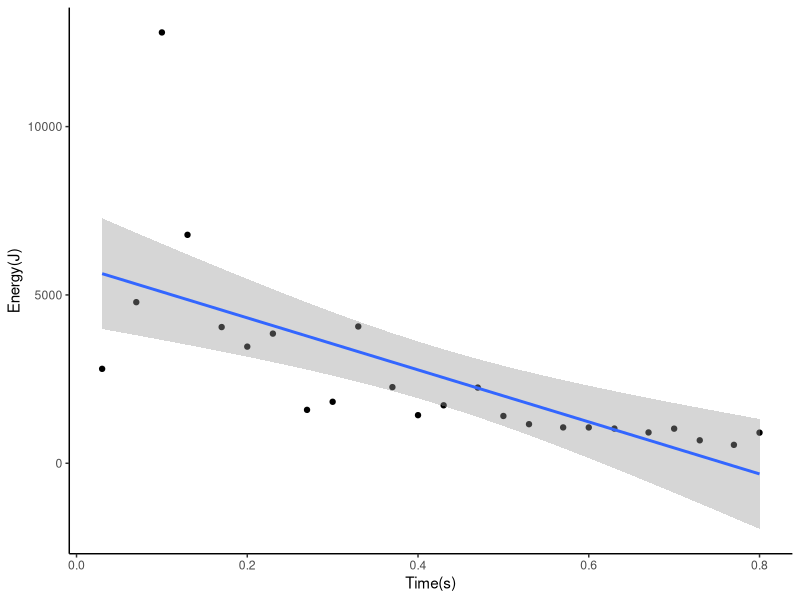
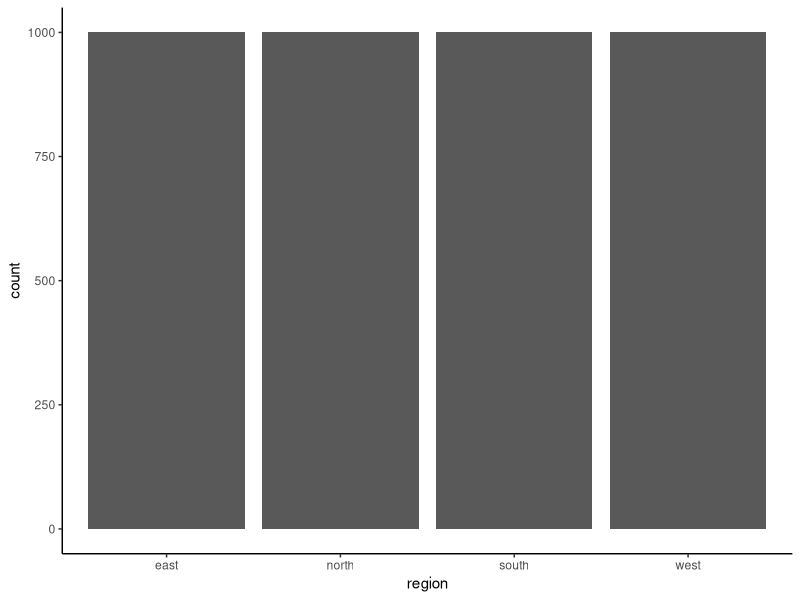
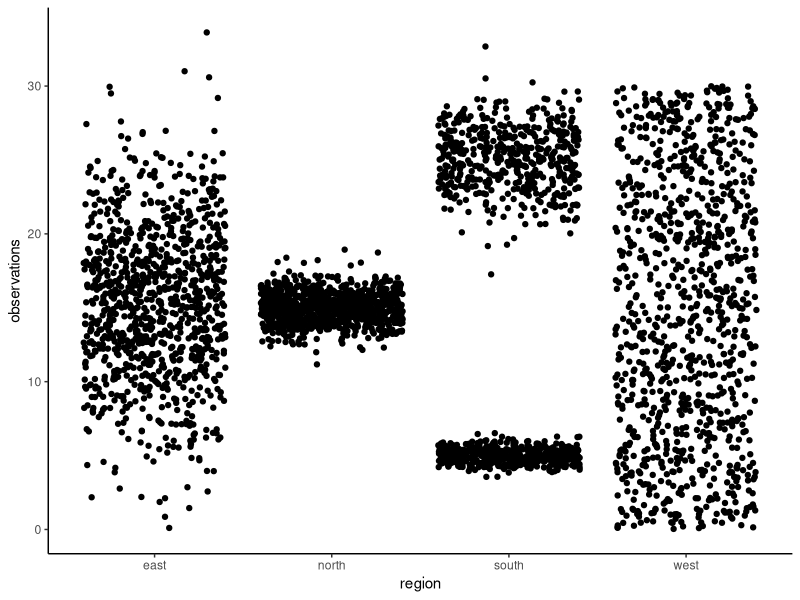

Write the R code that produced these figures, in order.
#Tutorial 12 Assignment 
setwd("/Users/erinmaron/Desktop/r-novice-inflammation/BioComp/ClassWork/Biocomp_tutorial12")

#Problem 1
#Uses Energy vs. Time Data for a football player doing a flip, data collected from a Physics project 
library(ggplot2)
data<-read.table(file="Energy.txt", header=TRUE, sep="\t")

ggplot(data=data, aes(x=Time, y=Energy))+
  geom_point() +
  ylab("Energy(J)")+
  xlab("Time(s)")+
  theme_classic()+
  stat_smooth(method = "lm")

#Problem 2 
obsv<-read.table(file="data.txt", header=TRUE, sep=",")
#Barplot using means of 4 populations 
ggplot(data=obsv, aes(x=region))+
  geom_bar()+
  theme_classic()

#Scatterplot of all observations (jitter)
ggplot(data=obsv, aes(x=region, y=observations))+
  geom_jitter()+
  theme_classic()

  #The two plots do tell different stories, as the scatterplot shows the distribution of the population 
#as well as the different groupings of data. It allows for a visualization of the distribution by region.
#The bar plot does not show much information besides the total number of observations within a region.
#There is no way to diffrentiate from the regions, it is only shown that they all have the same total count. 